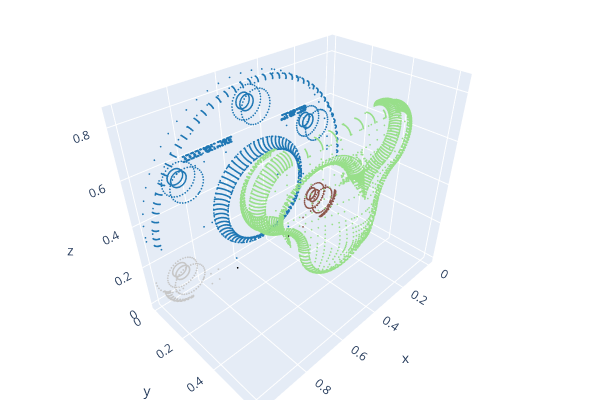

Notebook code cell kept with this figure:
### Markdown cell above
DBSCAN clustering

### Code cell
#https://www.open3d.org/docs/release/python_api/open3d.geometry.PointCloud.html#open3d.geometry.PointCloud.cluster_dbscan
#eps defines The maximum distance between two samples for one to be considered as in the neighborhood of the other and 
# min_points defines The number of samples (or total weight) in a neighborhood for a point to be considered as a core point. 
# The function returns labels, where the label -1 indicates noise.

labels = np.array(pcd_scaled.cluster_dbscan(eps=0.1, min_points=50, print_progress=True))  #eps=0.1, min_points=50 - 4 clusters, eps=0.2, min_points=50 - 2 cluster
max_label = labels.max()

# assign colors to individual clusters
if max_label == -1:
    # All points are outliers: assign black
    colors = np.tile([0.0, 0.0, 0.0], (len(labels), 1))
else:
    cmap = plt.get_cmap("tab20")
    #colors = cmap((labels % 20.0) / 20.0)[:, :3]  # RGB  # tab20 has 20 colours. %20 resticts the cluster 0-19, 21st cluster has same color as 1. But I have used 10, to get contrast visualization
    colors = cmap((labels % (max_label+1)) / (max_label+1))[:, :3]
    colors[labels == -1] = [0, 0, 0]  # Black for outliers
print(f"point cloud has {max_label + 1} clusters")

pcd_scaled.colors = o3d.utility.Vector3dVector(colors[:, :3])
o3d.visualization.draw_plotly([pcd_scaled])
#o3d.visualization.draw_geometries([pcd1])

### Figure 1 — Plotly figure (JSON) as saved in the notebook; plotly's stock layout.template omitted (floating-point values rounded to 4 significant figures; data arrays with more than 128 entries replaced by an {"elided": "..."} marker saying what was removed)
{"data": [{"marker": {"color": {"elided": "9843x3 float values"}, "size": 1}, "mode": "markers", "type": "scatter3d", "x": {"elided": "9843 float values"}, "y": {"elided": "9843 float values"}, "z": {"elided": "9843 float values"}}], "layout": {"height": 400, "margin": {"b": 0, "l": 0, "r": 0, "t": 0}, "scene": {"camera": {"center": {"x": 0, "y": 0, "z": 0}, "up": {"x": 0, "y": 0, "z": 1}}}, "showlegend": false, "width": 600}}
